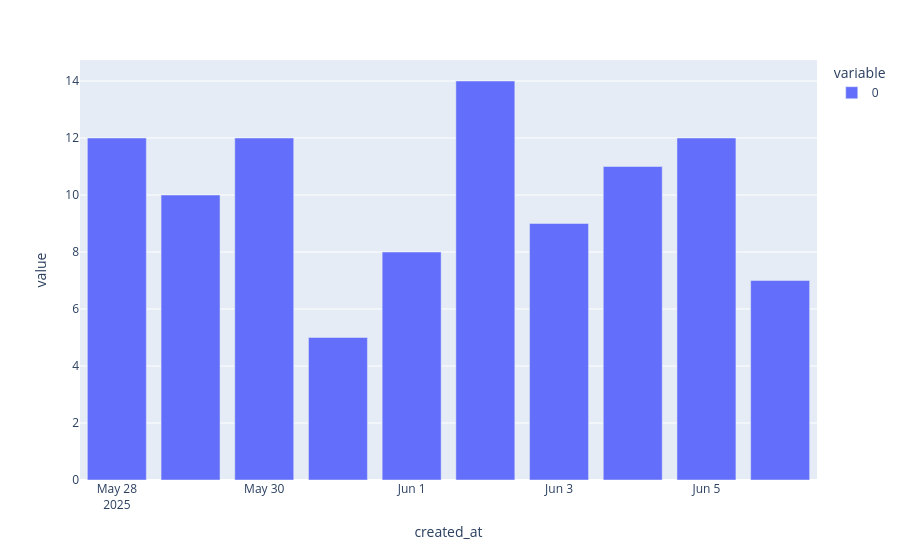

The code cell stored with this chart in its notebook:
### Code cell
post_per_date_bar = px.bar(post_per_date)
post_per_date_bar

### Figure 1 — Plotly figure (JSON) as saved in the notebook; plotly's stock layout.template omitted (floating-point values rounded to 4 significant figures)
{"data": [{"hovertemplate": "variable=0<br>created_at=%{x}<br>value=%{y}<extra></extra>", "legendgroup": "0", "marker": {"color": "#636efa", "pattern": {"shape": ""}}, "name": "0", "orientation": "v", "showlegend": true, "textposition": "auto", "type": "bar", "x": ["2025-05-28", "2025-05-29", "2025-05-30", "2025-05-31", "2025-06-01", "2025-06-02", "2025-06-03", "2025-06-04", "2025-06-05", "2025-06-06"], "xaxis": "x", "y": [12, 10, 12, 5, 8, 14, 9, 11, 12, 7], "yaxis": "y"}], "layout": {"barmode": "relative", "legend": {"title": {"text": "variable"}, "tracegroupgap": 0}, "margin": {"t": 60}, "xaxis": {"anchor": "y", "domain": [0, 1], "title": {"text": "created_at"}}, "yaxis": {"anchor": "x", "domain": [0, 1], "title": {"text": "value"}}}}
